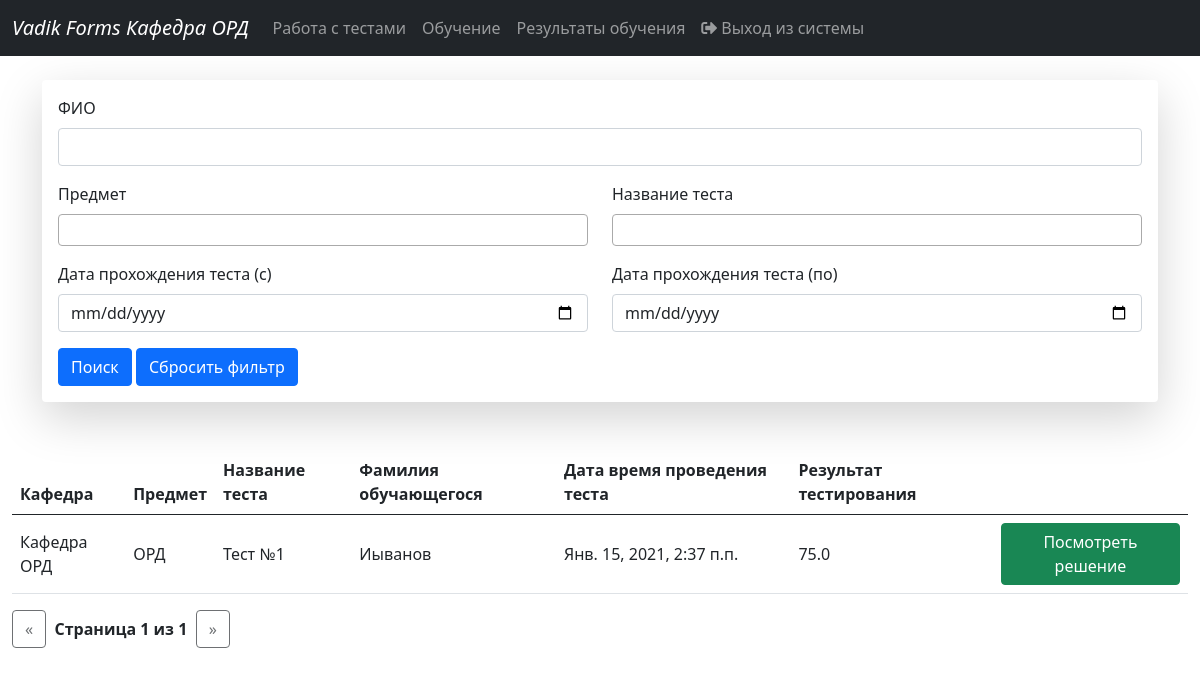
The page /training/results (signed in) on the database its author committed.
### training/models.py (models this page shows, shortened)
class ResultData(models.Model):
    learner_fio = models.CharField(max_length=255, verbose_name="Данные обучающегося")
    test_date = models.DateTimeField(verbose_name="Дата прохождения теста", auto_now_add=True)
    score = models.FloatField(verbose_name="Результат теста", blank=True, null=True)
    test = models.ForeignKey(Testing, on_delete=models.CASCADE, verbose_name="Данные по тесту")
    answers = models.CharField(max_length=255, verbose_name="Ответы", blank=True, null=True)
    class Meta:
        ordering = ('-id',)
        verbose_name = 'Результат тестирования'
        verbose_name_plural = 'Результаты тестирования'

### testing/models.py (models this page shows)
class Testing(models.Model):
    test_name = models.CharField(max_length=255, verbose_name="Название теста")
    description = models.TextField(verbose_name="Описание", blank=True, null=True)
    subject = models.ForeignKey(Subject, on_delete=models.CASCADE, verbose_name="Предмет")
    date_added = models.DateTimeField(verbose_name="Время создания", auto_now_add=True)
    date_last_editing = models.DateTimeField(verbose_name="Время последнего редактирования", auto_now=True)
    who_created = models.ForeignKey(User, on_delete=models.CASCADE, verbose_name="Кто создал тест")
    def __str__(self):
        return self.test_name
    class Meta:
        ordering = ('-id',)
        verbose_name = 'Тест'
        verbose_name_plural = 'Тесты'

class Subject(models.Model):
    subject_name = models.CharField(max_length=255, verbose_name="Предмет")
    subdivision = models.ForeignKey(Subdivision, on_delete=models.CASCADE, verbose_name="Кафедра")
    def __str__(self):
        return self.subject_name
    class Meta:
        ordering = ('subject_name',)
        verbose_name = 'Предмет'
        verbose_name_plural = 'Предметы'

class Subdivision(models.Model):
    subdivision_name = models.CharField(max_length=255, verbose_name="Кафедра")
    user = models.OneToOneField(User, on_delete=models.SET_NULL, verbose_name="Пользователь", blank=True, null=True)
    def __str__(self):
        return self.subdivision_name
    class Meta:
        ordering = ('subdivision_name',)
        verbose_name = 'Кафедра'
        verbose_name_plural = 'Кафедры'

### training/views.py (the view)
# urls.py: path('results', views.test_all_results, name='test_all_results'),
@login_required
def test_all_results(request):
    user = request.user
    if user.is_superuser:
        results_l = ResultData.objects.all()
    else:
        results_l = ResultData.objects.filter(test__subject__subdivision__user=user)
    f = ResultDataFilter(request.GET, queryset=results_l)
    paginator = Paginator(f.qs, 50)
    page = request.GET.get('page')
    results = paginator.get_page(page)
    return render(request, 'training/test_all_results.html', {
        'results': results,
        'filter': f,
    })

### training/templates/training/test_all_results.html (shortened to what this page needs)
{% extends 'base.html' %}
{% load static %}
{% load widget_tweaks %}
{% load url_replace %}
{% block css %}
    <link rel="stylesheet" type="text/css" href="{% static 'testing/css/main.css' %}">
{% endblock %}
{% block content %}
    <div class="container">
        <div class="shadow-lg p-3 mb-5 bg-white rounded">
            <form action="{% url 'training:test_all_results' %}" method="get">
                <div class="row">
                    <div class="col-sm-12">
                        <div class="mb-3">
                            <label class="form-label">ФИО</label>
                            {% render_field filter.form.learner_fio class+="form-control"  %}
                        </div>
                    </div>
                </div>
                <div class="row">
                    <div class="col-sm-6">
                        <div class="mb-3">
                            <label class="form-label">Предмет</label>
                        </div>
                    </div>
                    <div class="col-sm-6">
                        <div class="mb-3">
                            <label class="form-label">Название теста</label>
                        </div>
                    </div>
                </div>
                <div class="row">
                    <div class="col-sm-6">
                        <div class="mb-3">
                            <label class="form-label">Дата прохождения теста (с)</label>
                            {% render_field filter.form.test_date_start class+="form-control"  %}
                        </div>
                    </div>
                    <div class="col-sm-6">
                        <div class="mb-3">
                            <label class="form-label">Дата прохождения теста (по)</label>
                            {% render_field filter.form.test_date_end class+="form-control"  %}
                        </div>
                    </div>
                </div>
                <button type="submit" class="btn btn-primary">Поиск</button> <a href="{% url 'training:test_all_results' %}" class="btn btn-primary">Сбросить фильтр</a>
            </form>
        </div>
    </div>
    <div class="container-fluid">
        {% if results %}
            <table class="table">
                <thead>
                <tr>
                    <th scope="col">Кафедра</th>
                    <th scope="col">Предмет</th>
                    <th scope="col">Название теста</th>
                    <th scope="col">Фамилия обучающегося</th>
                    <th scope="col">Дата  время проведения теста</th>
                    <th scope="col">Результат тестирования</th>
                    <th scope="col"></th>
                </tr>
                </thead>
                <tbody>
                {% for result in results %}
                    <tr>
                        <td>{{ result.test.subject.subdivision }}</td>
                        <td>{{ result.test.subject }}</td>
                        <td>{{ result.test.test_name }}</td>
                        <td>{{ result.learner_fio }}</td>
                        <td>{{ result.test_date }}</td>
                        <td>{{ result.score }}</td>
                        <td><a href="{% url 'training:test_result' result.test.subject.id result.test.id result.id %}" class="btn btn-success">Посмотреть решение</a></td>
                    </tr>
                {% endfor %}
                </tbody>
            </table>
            <nav aria-label="...">
                <ul class="pagination pagination-sm">
                    {% if results.has_previous %}
                        <li class="page-item">
                            <a class="btn btn-outline-dark" href="?{% url_replace request 'page' results.previous_page_number %}"><span aria-hidden="true">&laquo;</span></a>
                        </li>
                    {% else %}
                        <li class="page-item">
                            <a class="btn btn-outline-dark disabled" href="#"><span aria-hidden="true">&laquo;</span></a>
                        </li>
                    {% endif %}
                    <li class="page-item d-flex align-items-center disabled"><b>&nbsp;&nbsp;Страница {{ results.number }} из {{ results.paginator.num_pages }}&nbsp;&nbsp;</b></li>
                    {% if results.has_next %}
                        <li class="page-item">
                            <a class="btn btn-outline-dark" href="?{% url_replace request 'page' results.next_page_number %}"><span aria-hidden="true">&raquo;</span></a>
                        </li>
                    {% else %}
                        <li class="page-item">
                            <a class="btn btn-outline-dark disabled" href="#"><span aria-hidden="true">&raquo;</span></a>
                        </li>
                    {% endif %}
                </ul>
            </nav>
        {% else %}
            <div style="width: 100%;">
                <div class="card-body">
                    <h5 class="card-title">Список пуст</h5>
                </div>
            </div>
        {% endif %}
    </div>
{% endblock %}

### testing/templates/testing/navs/nav.html (shortened to what this page needs)
<nav class="navbar navbar-expand-lg navbar-dark bg-dark">
    <div class="container-fluid">
        <a class="navbar-brand fst-italic" href="{% url 'testing:subject_list' %}">
            Vadik Forms {{ user.last_name }}
        </a>
        <div class="collapse navbar-collapse" id="navbarSupportedContent">
            <ul class="navbar-nav me-auto mb-2 mb-lg-0">
                {% if request.user.is_authenticated %}
                    {% if request.user.is_superuser %}
                        <li class="nav-item">
                            <a class="nav-link" href="{% url 'testing:subject_list' %}">Мои предметы</a>
                        </li>
                    {% else %}
                        <li class="nav-item">
                            <a class="nav-link" href="{% url 'testing:subject_list' %}">Работа с тестами</a>
                        </li>
                    {% endif %}
                    <li class="nav-item">
                        <a class="nav-link" href="{% url 'training:subject_list' %}">Обучение</a>
                    </li>
                    <li class="nav-item">
                        <a class="nav-link" href="{% url 'training:test_all_results' %}">Результаты обучения</a>
                    </li>
                    <li class="nav-item">
                        <a class="nav-link" href="{% url 'logout' %}"><i class="fas fa-sign-out-alt"></i> Выход из системы <span class="sr-only">(current)</span></a>
                    </li>
                {% else %}
                    <li class="nav-item">
                        <a class="nav-link" href="{% url 'login' %}"><i class="fas fa-sign-out-alt"></i> Вход в систему <span class="sr-only">(current)</span></a>
                    </li>
                {% endif %}
            </ul>
        </div>
    </div>
</nav>
<br>

### testing/static/testing/css/main.css (style rules this page uses)
td { vertical-align: middle !important; }

### rows shown on the page
ResultData: test.subject.subdivision "Кафедра ОРД", test.subject "ОРД", test.test_name "Тест №1", learner_fio "Иыванов", test_date "Янв. 15, 2021, 2:37 п.п.", score "75.0"

### other values the page prints
{{ user.last_name }} "Кафедра ОРД"
{{ results.number }} "1"
{{ results.paginator.num_pages }} "1"
